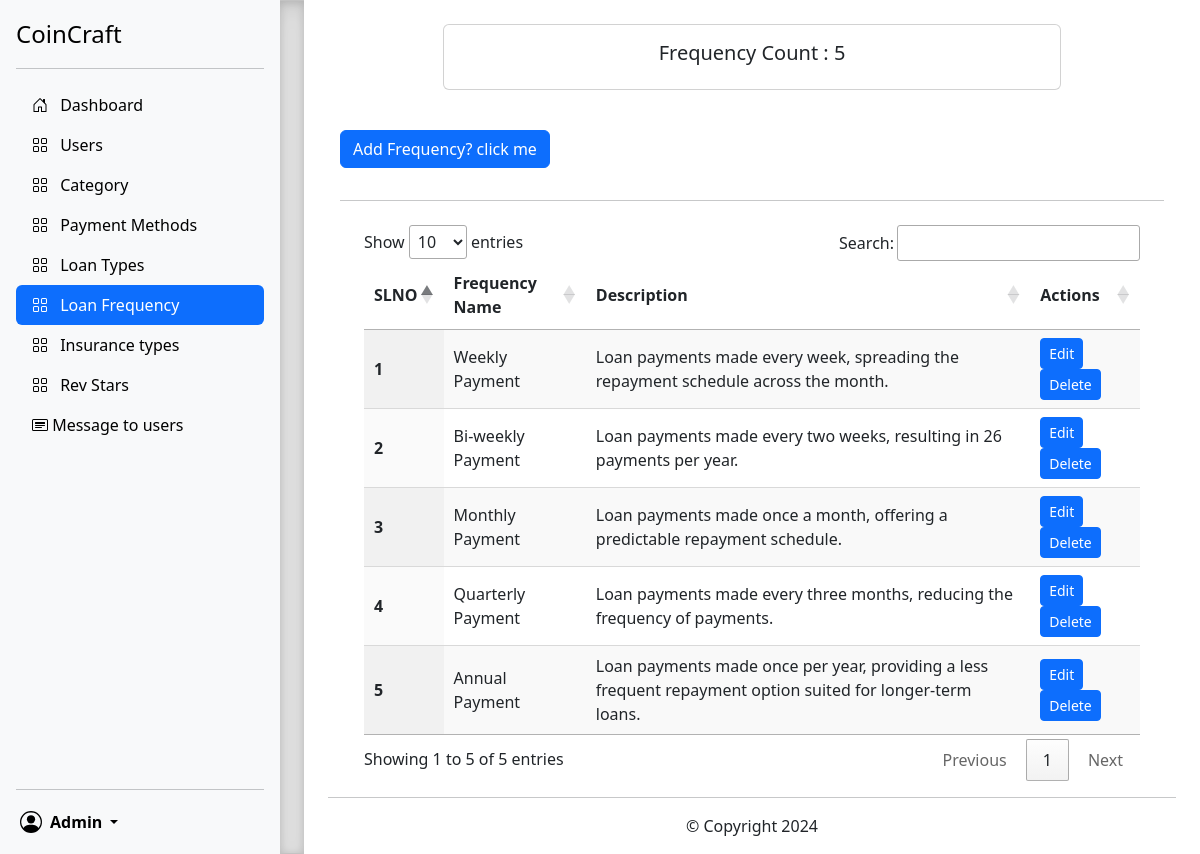
Screenshot of /adminContent/loanFrequency.php (signed in) with the database file from the repository.
### tables this page shows
CREATE TABLE `_frequency` (
  `id` int(11) NOT NULL,
  `name` varchar(50) NOT NULL,
  `description` varchar(255) NOT NULL
);

### adminContent/mainContent/loanFrequency.php (the view, shortened to what this page needs)
<div class="container" style="min-height:610px;">
    <div class="container p-4 my-0  ">
        <div class="card text-center w-75 mx-auto">
            <div class="card-body">
                <h5 class="card-title">Frequency Count :
                    <?php
                $sql = 'SELECT COUNT(*) AS total_frequency FROM _frequency';
                $result = mysqli_query($conn, $sql);
                while($row = mysqli_fetch_assoc($result)){
                   echo $row['total_frequency'];
                }
                ?>
                </h5>
            </div>
        </div>
    </div>
    <div class="container">
        <div class="container my-3">
            <p class="d-inline-flex gap-1">
                <button class="btn btn-primary" type="button" data-bs-toggle="collapse" data-bs-target="#add"
                    aria-expanded="false" aria-controls="collapseExample">
                    Add Frequency? click me
                </button>
            </p>
        </div>
    </div>
    <div class="container">
        <div class="container">
            <hr class="w-100">
        </div>
    </div>
    <div class="container my-3 px-5 mt-4">
        <table id="example" class="display" style="width:100%">
            <thead>
                <tr>
                    <th>SLNO</th>
                    <th>Frequency Name</th>
                    <th>Description</th>
                    <th>Actions</th>
                </tr>
            </thead>
            <tbody>
                <?php
                    $sql = "SELECT * FROM `_frequency`";
                    $result = mysqli_query($conn, $sql);
                    $sno = 0;
                    while($row = mysqli_fetch_assoc($result)){
                        $sno = $sno + 1;
                        echo "<tr>
                        <th scope='row'>". $sno . "</th>
                        <td>". $row['name'] . "</td>
                        <td>". $row['description'] . "</td>
                        <td><button type='button' class='btn btn-primary btn-sm edit' data-bs-toggle='modal' data-bs-target='#edit' id=".$row['id'].">Edit</button> <button class='delete btn btn-sm btn-primary' id=d".$row['id'].">Delete</button>  </td>
                        </tr>";
                    }
                    ?>
            </tbody>
        </table>
    </div>
</div>
<div class="container px-4">
    <hr>
    <p class="text-center">&copy; Copyright 2024</p>
</div>

### adminContent/sidebars.css (style rules this page uses)
body { min-height: 100vh; min-height: -webkit-fill-available; }
html { height: -webkit-fill-available; }

### rows the page displays
_frequency: name "Weekly Payment", description "Loan payments made every week, spreading the repayment schedule across the month."
_frequency: name "Bi-weekly Payment", description "Loan payments made every two weeks, resulting in 26 payments per year."
_frequency: name "Monthly Payment", description "Loan payments made once a month, offering a predictable repayment schedule."
_frequency: name "Quarterly Payment", description "Loan payments made every three months, reducing the frequency of payments."
_frequency: name "Annual Payment", description "Loan payments made once per year, providing a less frequent repayment option suited for longer-term loans."

### other values shown
$_SESSION['adminname'] "Admin"
$row['total_frequency'] "5"
